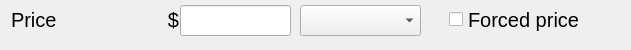
    <widget class="QWidget" name="gb2FractionalPrice" native="true">
     <property name="geometry">
      <rect>
       <x>30</x>
       <y>378</y>
       <width>631</width>
       <height>50</height>
      </rect>
     </property>
     <property name="font">
      <font>
       <pointsize>15</pointsize>
      </font>
     </property>
     <widget class="QLabel" name="lblPriceFrac">
      <property name="geometry">
       <rect>
        <x>11</x>
        <y>7</y>
        <width>131</width>
        <height>25</height>
       </rect>
      </property>
      <property name="font">
       <font>
        <pointsize>15</pointsize>
       </font>
      </property>
      <property name="text">
       <string>Price</string>
      </property>
     </widget>
     <widget class="hobart::numericLineEdit" name="le2FractionalPrice">
      <property name="geometry">
       <rect>
        <x>180</x>
        <y>5</y>
        <width>111</width>
        <height>31</height>
       </rect>
      </property>
      <property name="font">
       <font>
        <pointsize>19</pointsize>
       </font>
      </property>
      <property name="text">
       <string notr="true"/>
      </property>
     </widget>
     <widget class="QLabel" name="lbl2CurrencySymbolFractionalPrice">
      <property name="geometry">
       <rect>
        <x>148</x>
        <y>5</y>
        <width>31</width>
        <height>29</height>
       </rect>
      </property>
      <property name="font">
       <font>
        <pointsize>15</pointsize>
       </font>
      </property>
      <property name="text">
       <string notr="true">$</string>
      </property>
      <property name="alignment">
       <set>Qt::AlignRight|Qt::AlignTrailing|Qt::AlignVCenter</set>
      </property>
     </widget>
     <widget class="QLabel" name="lbl2MetricUnitFractionalPrice">
      <property name="geometry">
       <rect>
        <x>301</x>
        <y>5</y>
        <width>151</width>
        <height>28</height>
       </rect>
      </property>
      <property name="font">
       <font>
        <pointsize>15</pointsize>
       </font>
      </property>
      <property name="text">
       <string notr="true">/ 100g</string>
      </property>
     </widget>
     <widget class="QComboBox" name="cb2FractionalPriceEnglishUnit">
      <property name="geometry">
       <rect>
        <x>300</x>
        <y>5</y>
        <width>121</width>
        <height>31</height>
       </rect>
      </property>
     </widget>
     <widget class="QCheckBox" name="chkbox2FractionalPricingForcedPrice">
      <property name="geometry">
       <rect>
        <x>449</x>
        <y>2</y>
        <width>171</width>
        <height>35</height>
       </rect>
      </property>
      <property name="font">
       <font>
        <pointsize>15</pointsize>
       </font>
      </property>
      <property name="text">
       <string>Forced price</string>
      </property>
     </widget>
    </widget>
